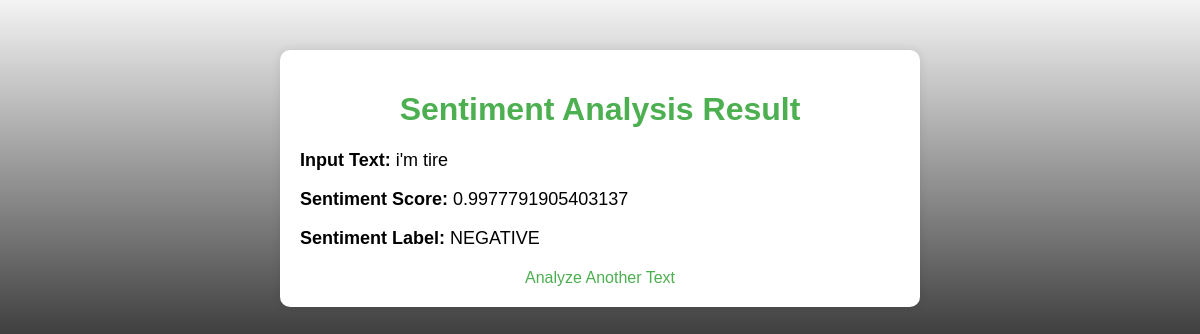
Screenshot of /result/2/ with the database file from the repository.
### Analyser/models.py (models this page shows, shortened)
class SentimentAnalysis(models.Model):
    user_input = models.TextField()
    sentiment_score = models.FloatField()
    sentiment_label = models.CharField(max_length=20)
    created_at = models.DateTimeField(auto_now_add=True)

### Analyser/views.py (the view)
# urls.py: path('result/<int:analysis_id>/', views.result, name='result'),
def result(request, analysis_id):
    analysis = SentimentAnalysis.objects.get(id=analysis_id)
    return render(request, 'result.html', {
        'user_input': analysis.user_input,
        'sentiment_score': analysis.sentiment_score,
        'sentiment_label': analysis.sentiment_label
    })

### Analyser/templates/result.html (shortened to what this page needs)
<!DOCTYPE html>
<html>
<head>
</head>
<body>
    <div class="container">
        <h1>Sentiment Analysis Result</h1>
        <div class="result">
            <p><strong>Input Text:</strong> {{ user_input }}</p>
            <p><strong>Sentiment Score:</strong> {{ sentiment_score }}</p>
            <p><strong>Sentiment Label:</strong> {{ sentiment_label }}</p>
        </div>
        <div class="link-container">
            <a href="{% url 'index' %}">Analyze Another Text</a>
        </div>
    </div>
</body>
</html>

### Analyser/templates/result.html (style rules this page uses)
body { font-family: Arial, sans-serif; background: linear-gradient(to bottom, #f4f4f4, #333); margin: 0; padding: 0; }
.container { max-width: 600px; margin: 50px auto; padding: 20px; background-color: white; box-shadow: 0 0 10px rgba(0, 0, 0, 0.1); border-radius: 10px; }
h1 { text-align: center; color: #4CAF50; }
.result { margin-top: 20px; }
.result p { font-size: 18px; }
.link-container { text-align: center; margin-top: 20px; }
.link-container a { color: #4CAF50; text-decoration: none; font-size: 16px; }

### rows the page displays
SentimentAnalysis: user_input "i'm tire", sentiment_score "0.9977791905403137", sentiment_label "NEGATIVE"
